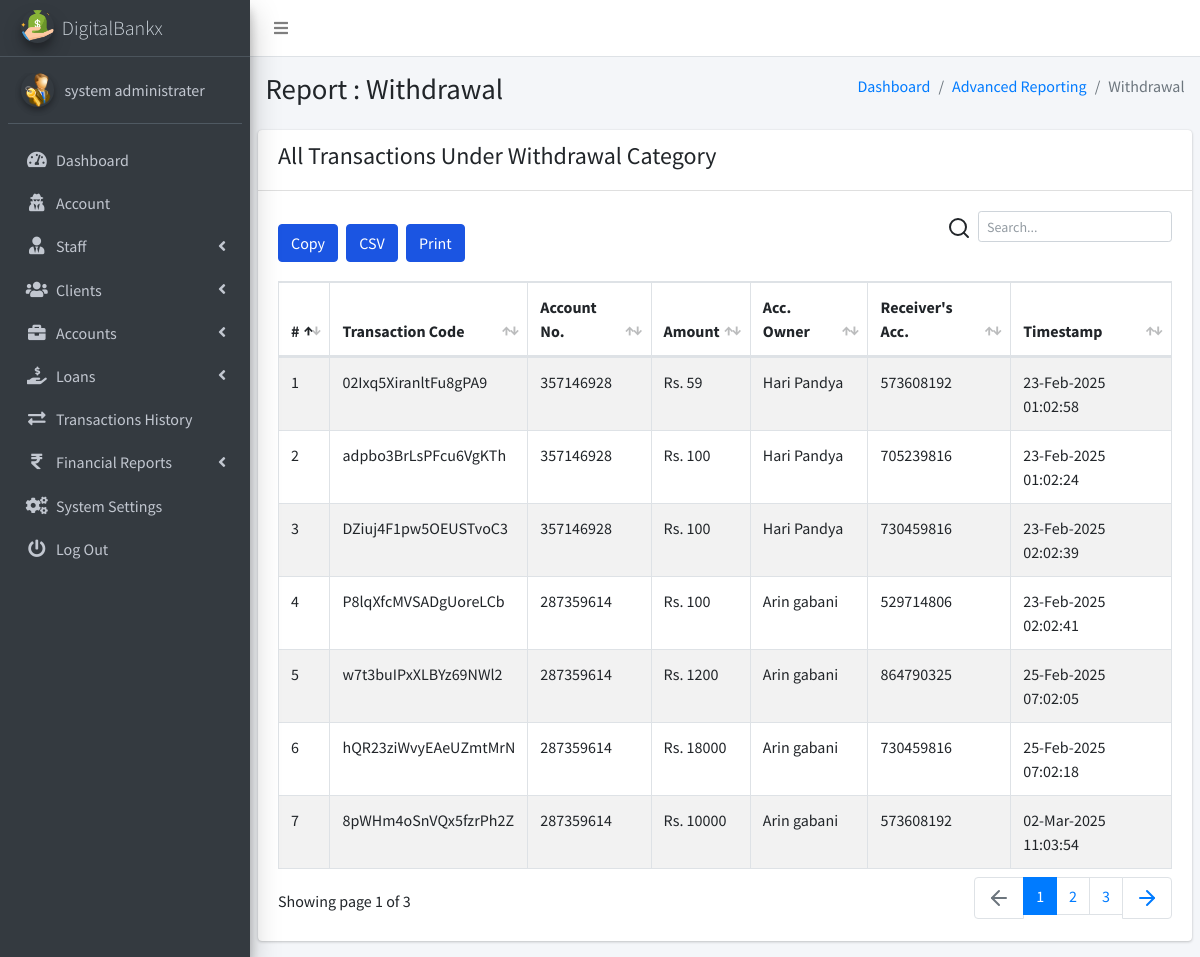
/admin/pages_financial_reporting_transfers.php (signed in), run on an earlier commit of the app's database.
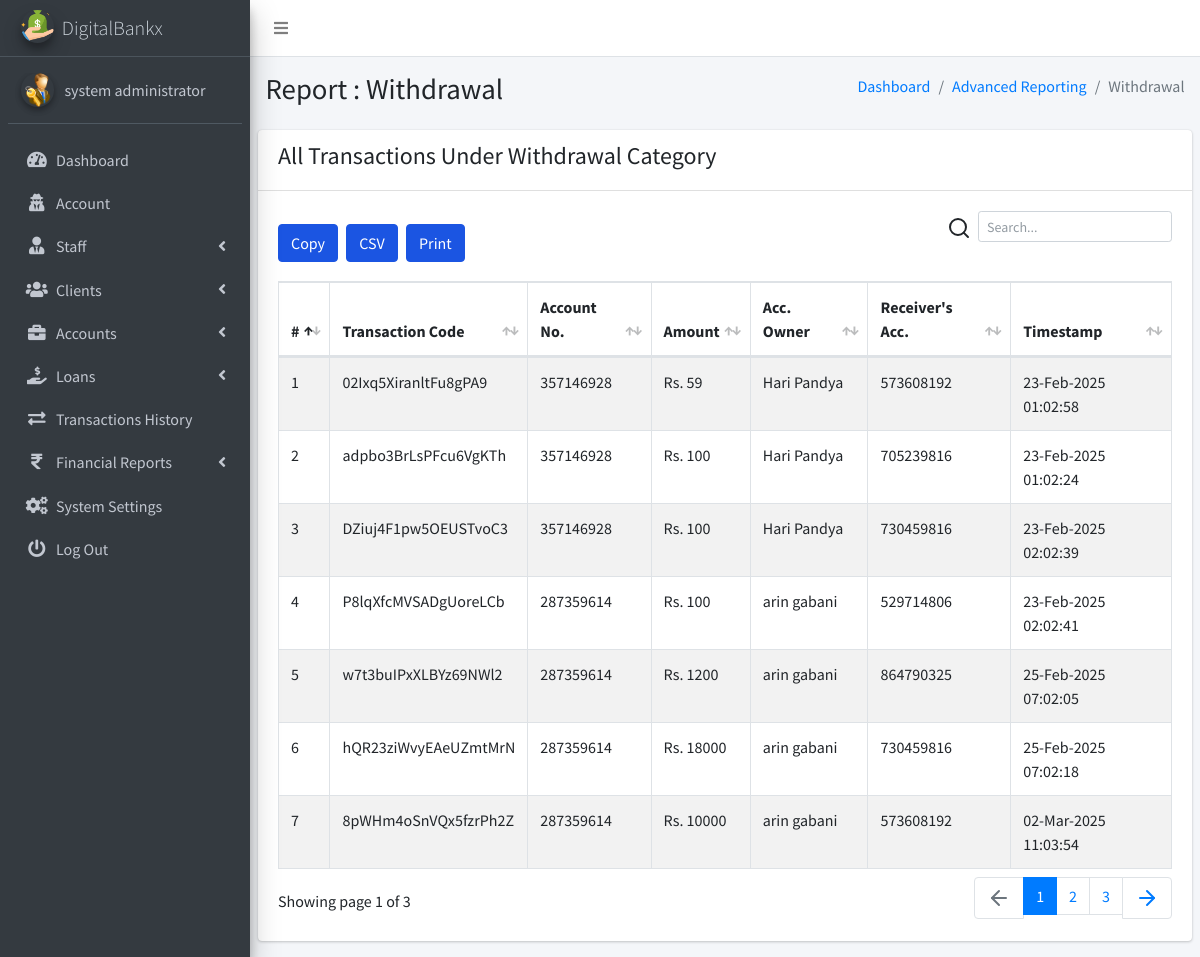
And on a later commit of the database.
### tables this page shows
CREATE TABLE `ib_admin` (
  `admin_id` int(11) NOT NULL,
  `name` varchar(200) NOT NULL,
  `email` varchar(200) NOT NULL,
  `number` varchar(200) NOT NULL,
  `password` varchar(200) NOT NULL,
  `profile_pic` varchar(200) NOT NULL,
  `is_active` tinyint(1) NOT NULL DEFAULT 1,
  `otp` varchar(6) DEFAULT NULL,
  `otp_expiry` datetime DEFAULT NULL
);

CREATE TABLE `ib_transactions` (
  `tr_id` int(20) NOT NULL,
  `tr_code` varchar(200) NOT NULL,
  `account_id` int(20) NOT NULL,
  `tr_type` varchar(200) NOT NULL,
  `tr_status` varchar(200) NOT NULL,
  `client_id` int(10) UNSIGNED NOT NULL,
  `transaction_amt` varchar(200) NOT NULL,
  `receiving_acc_no` varchar(200) DEFAULT NULL,
  `created_at` timestamp(6) NOT NULL DEFAULT current_timestamp(6) ON UPDATE current_timestamp(6),
  `is_active` tinyint(1) NOT NULL DEFAULT 1
);

CREATE TABLE `ib_clients` (
  `client_id` int(10) UNSIGNED NOT NULL,
  `name` varchar(200) NOT NULL,
  `phone` varchar(200) NOT NULL,
  `address` varchar(200) NOT NULL,
  `email` varchar(200) NOT NULL,
  `aadhar_number` varchar(12) NOT NULL,
  `pan_number` varchar(10) NOT NULL,
  `password` varchar(200) NOT NULL,
  `profile_pic` varchar(200) NOT NULL,
  `client_number` varchar(200) NOT NULL,
  `is_active` tinyint(1) NOT NULL DEFAULT 1,
  `otp` varchar(10) DEFAULT NULL,
  `otp_expiry` datetime DEFAULT NULL
);

CREATE TABLE `ib_bankaccounts` (
  `account_id` int(20) NOT NULL,
  `acc_name` varchar(200) NOT NULL,
  `account_number` varchar(200) NOT NULL,
  `acc_type` varchar(200) NOT NULL,
  `acc_rates` varchar(200) NOT NULL,
  `acc_status` varchar(200) NOT NULL,
  `acc_amount` decimal(10,2) NOT NULL,
  `client_id` int(10) UNSIGNED DEFAULT NULL,
  `created_at` timestamp(6) NOT NULL DEFAULT current_timestamp(6) ON UPDATE current_timestamp(6),
  `is_active` tinyint(1) NOT NULL DEFAULT 1
);

### admin/pages_financial_reporting_transfers.php (the view, shortened to what the changed rows need)
<?php
include('conf/config.php');
?>
<!DOCTYPE html>
<html>
<?php include("dist/_partials/head.php"); ?>
<body class="hold-transition sidebar-mini layout-fixed layout-navbar-fixed">
  <div class="wrapper">
    <?php include("dist/_partials/sidebar.php"); ?>
    <div class="content-wrapper">
      <section class="content-header">
        <div class="container-fluid">
          <div class="row mb-2">
            <div class="col-sm-6">
              <h1>Report : Withdrawal</h1>
            </div>
          </div>
        </div>
      </section>
      <section class="content">
        <div class="row">
          <div class="col-12">
            <div class="card">
              <div class="card-body">
                <table id="export" class="table table-hover table-bordered table-striped">
                  <thead>
                    <tr>
                      <th>#</th>
                      <th>Transaction Code</th>
                      <th>Account No.</th>
                      <th>Amount</th>
                      <th>Acc. Owner</th>
                      <th>Receiver's Acc.</th>
                      <th>Timestamp</th>
                    </tr>
                  </thead>
                  <tbody>
                    <?php
                    $ret = "SELECT t.tr_id, t.tr_code, t.tr_type, b.account_number, t.transaction_amt,
       c.name AS client_name, t.receiving_acc_no, t.created_at
FROM ib_transactions t
JOIN ib_bankaccounts b ON t.account_id = b.account_id
JOIN ib_clients c ON t.client_id = c.client_id
WHERE t.tr_type = 'Transfer';
";
                    $stmt = $mysqli->prepare($ret);
                    $stmt->execute();
                    $res = $stmt->get_result();
                    $cnt = 1;
                    while ($row = $res->fetch_object()) {
                      $transTstamp = $row->created_at;
                      ?>
                      <tr>
                        <td><?php echo $cnt; ?></td>
                        <td><?php echo $row->tr_code; ?></a></td>
                        <td><?php echo $row->account_number; ?></td>
                        <td>Rs. <?php echo $row->transaction_amt; ?></td>
                        <td><?php echo $row->client_name; ?></td>
                        <td><?php echo $row->receiving_acc_no; ?></td>
                        <td><?php echo date("d-M-Y h:m:s ", strtotime($transTstamp)); ?></td>
                      </tr>
                      <?php $cnt = $cnt + 1;
                    } ?>
                </table>
              </div>
            </div>
          </div>
        </div>
      </section>
    </div>
  </div>
</body>
</html>

### admin/dist/_partials/sidebar.php (shortened to what the changed rows need)
<aside class="main-sidebar sidebar-dark-primary elevation-4">
    <?php
    $admin_id = $_SESSION['admin_id'];
    $query = "SELECT * FROM iB_admin WHERE admin_id = ?";
    $stmt = $mysqli->prepare($query);
    $stmt->bind_param('i', $admin_id);
    $stmt->execute();
    $res = $stmt->get_result();
    while ($row = $res->fetch_object()) {
        $profile_picture = empty($row->profile_pic)
            ? "<img src='dist/img/user_icon.png' class='img-circle elevation-2' alt='User Image'>"
            : "<img src='dist/img/$row->profile_pic' class='img-circle elevation-2' alt='User Image'>";
        $sys_query = "SELECT * FROM iB_SystemSettings";
        $stmt = $mysqli->prepare($sys_query);
        $stmt->execute();
        $sys_res = $stmt->get_result();
        while ($sys = $sys_res->fetch_object()) {
            ?>
            <a href="pages_dashboard.php" class="brand-link text-light">
                <img src="dist/img/<?php echo $sys->sys_logo; ?>" alt="Logo" class="brand-image img-circle elevation-3">
                <span class="brand-text font-weight-light"><?php echo $sys->sys_name; ?></span>
            </a>
            <div class="sidebar">
                <div class="user-panel mt-3 pb-3 mb-3 d-flex">
                    <div class="image"><?php echo $profile_picture; ?></div>
                    <div class="info">
                        <a href="#" class="d-block"><?php echo $row->name; ?></a>
                    </div>
                </div>
                <nav class="mt-2">
                    <ul class="nav nav-pills nav-sidebar flex-column" data-widget="treeview" role="menu">
                        <li class="nav-item">
                            <a href="pages_dashboard.php" class="nav-link">
                                <i class="nav-icon fas fa-tachometer-alt"></i>
                                <p>Dashboard</p>
                            </a>
                        </li>
                        <li class="nav-item">
                            <a href="pages_account.php" class="nav-link">
                                <i class="nav-icon fas fa-user-secret"></i>
                                <p>Account</p>
                            </a>
                        </li>
                        <li class="nav-item has-treeview">
                            <a href="#" class="nav-link">
                                <i class="nav-icon fas fa-user-tie"></i>
                                <p>Staff <i class="fas fa-angle-left right"></i></p>
                            </a>
                        </li>
                        <li class="nav-item has-treeview">
                            <a href="#" class="nav-link">
                                <i class="nav-icon fas fa-users"></i>
                                <p>Clients <i class="fas fa-angle-left right"></i></p>
                            </a>
                        </li>
                        <li class="nav-item has-treeview">
                            <a href="#" class="nav-link">
                                <i class="nav-icon fas fa-briefcase"></i>
                                <p>Accounts <i class="fas fa-angle-left right"></i></p>
                            </a>
                        </li>
                        <li class="nav-item has-treeview">
                            <a href="#" class="nav-link">
                                <i class="nav-icon fas fa-hand-holding-usd"></i>
                                <p>
                                    Loans
                                    <i class="fas fa-angle-left right"></i>
                                </p>
                            </a>
                        </li>
                        <li class="nav-item">
                            <a href="pages_transactions_engine.php" class="nav-link">
                                <i class="nav-icon fas fa-exchange-alt"></i>
                                <p>Transactions History</p>
                            </a>
                        </li>
                        <li class="nav-item has-treeview">
                            <a href="#" class="nav-link">
                                <i class="nav-icon fas fa-rupee-sign"></i>
                                <p>Financial Reports <i class="fas fa-angle-left right"></i></p>
                            </a>
                        </li>
                        <li class="nav-item">
                            <a href="pages_system_settings.php" class="nav-link">
                                <i class="nav-icon fas fa-cogs"></i>
                                <p>System Settings</p>
                            </a>
                        </li>
                        <li class="nav-item">
                            <a href="pages_logout.php" class="nav-link">
                                <i class="nav-icon fas fa-power-off"></i>
                                <p>Log Out</p>
                            </a>
                        </li>
                    </ul>
                </nav>
            </div>
        </aside>
    <?php }
    } ?>

What changed in the data, as far as the page shows it:
changed ib_admin: name "system administrater" → "system administrator"
changed through a linked row, ib_transactions "P8lqXfcMVSADgUoreLCb": client.name "Arin gabani" → "arin gabani"
changed through a linked row, ib_transactions "w7t3buIPxXLBYz69NWl2": client.name "Arin gabani" → "arin gabani"
changed through a linked row, ib_transactions "hQR23ziWvyEAeUZmtMrN": client.name "Arin gabani" → "arin gabani"
changed through a linked row, ib_transactions "8pWHm4oSnVQx5fzrPh2Z": client.name "Arin gabani" → "arin gabani"
